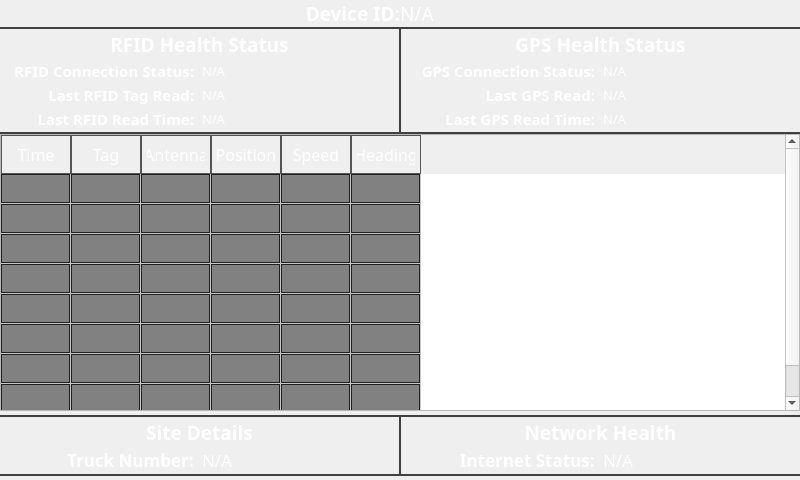
<?xml version="1.0" encoding="UTF-8"?>
<ui version="4.0">
 <class>OverviewScreen</class>
 <widget class="QWidget" name="OverviewScreen">
  <property name="geometry">
   <rect>
    <x>0</x>
    <y>0</y>
    <width>800</width>
    <height>480</height>
   </rect>
  </property>
  <property name="minimumSize">
   <size>
    <width>790</width>
    <height>420</height>
   </size>
  </property>
  <property name="windowTitle">
   <string>Overview</string>
  </property>
  <property name="styleSheet">
   <string notr="true"/>
  </property>
  <layout class="QVBoxLayout" name="verticalLayout_20">
   <property name="spacing">
    <number>0</number>
   </property>
   <property name="leftMargin">
    <number>0</number>
   </property>
   <property name="topMargin">
    <number>0</number>
   </property>
   <property name="rightMargin">
    <number>0</number>
   </property>
   <property name="bottomMargin">
    <number>0</number>
   </property>
   <item>
    <layout class="QVBoxLayout" name="verticalLayout">
     <item>
      <layout class="QHBoxLayout" name="horizontalLayout_13">
       <item>
        <widget class="QLabel" name="label_24">
         <property name="font">
          <font>
           <family>Gilroy</family>
           <pointsize>14</pointsize>
           <bold>true</bold>
          </font>
         </property>
         <property name="styleSheet">
          <string notr="true">color: #ffffff;</string>
         </property>
         <property name="text">
          <string>Device ID:</string>
         </property>
         <property name="alignment">
          <set>Qt::AlignmentFlag::AlignRight|Qt::AlignmentFlag::AlignTrailing|Qt::AlignmentFlag::AlignVCenter</set>
         </property>
        </widget>
       </item>
       <item>
        <widget class="QLabel" name="device_id">
         <property name="font">
          <font>
           <family>Gilroy</family>
           <pointsize>14</pointsize>
           <bold>false</bold>
          </font>
         </property>
         <property name="styleSheet">
          <string notr="true">color: #ffffff;</string>
         </property>
         <property name="text">
          <string>N/A</string>
         </property>
         <property name="alignment">
          <set>Qt::AlignmentFlag::AlignLeading|Qt::AlignmentFlag::AlignLeft|Qt::AlignmentFlag::AlignVCenter</set>
         </property>
        </widget>
       </item>
      </layout>
     </item>
     <item>
      <layout class="QHBoxLayout" name="horizontalLayout">
       <property name="spacing">
        <number>0</number>
       </property>
       <property name="leftMargin">
        <number>0</number>
       </property>
       <property name="topMargin">
        <number>0</number>
       </property>
       <property name="rightMargin">
        <number>0</number>
       </property>
       <property name="bottomMargin">
        <number>0</number>
       </property>
       <item>
        <widget class="QWidget" name="widget_4" native="true">
         <property name="styleSheet">
          <string notr="true">#widget_4{
	border: 2px solid #404040;
    border-right: 0px;
    border-left: 0px;
}</string>
         </property>
         <layout class="QVBoxLayout" name="verticalLayout_1">
          <property name="spacing">
           <number>2</number>
          </property>
          <property name="leftMargin">
           <number>0</number>
          </property>
          <property name="topMargin">
           <number>4</number>
          </property>
          <property name="rightMargin">
           <number>0</number>
          </property>
          <property name="bottomMargin">
           <number>4</number>
          </property>
          <item>
           <widget class="QLabel" name="label">
            <property name="font">
             <font>
              <family>Gilroy</family>
              <pointsize>14</pointsize>
              <bold>true</bold>
             </font>
            </property>
            <property name="styleSheet">
             <string notr="true">color: #ffffff;
border-bottom: 2px solid #404040;</string>
            </property>
            <property name="text">
             <string>RFID Health Status</string>
            </property>
            <property name="alignment">
             <set>Qt::AlignmentFlag::AlignCenter</set>
            </property>
           </widget>
          </item>
          <item>
           <widget class="QWidget" name="widget_1" native="true">
            <property name="styleSheet">
             <string notr="true"/>
            </property>
            <layout class="QHBoxLayout" name="horizontalLayout_5">
             <property name="spacing">
              <number>4</number>
             </property>
             <property name="leftMargin">
              <number>0</number>
             </property>
             <property name="topMargin">
              <number>0</number>
             </property>
             <property name="rightMargin">
              <number>0</number>
             </property>
             <property name="bottomMargin">
              <number>0</number>
             </property>
             <item>
              <widget class="QLabel" name="label_3">
               <property name="font">
                <font>
                 <family>Gilroy</family>
                 <pointsize>11</pointsize>
                 <bold>true</bold>
                </font>
               </property>
               <property name="styleSheet">
                <string notr="true">color: #ffffff;</string>
               </property>
               <property name="text">
                <string>RFID Connection Status: </string>
               </property>
               <property name="alignment">
                <set>Qt::AlignmentFlag::AlignRight|Qt::AlignmentFlag::AlignTrailing|Qt::AlignmentFlag::AlignVCenter</set>
               </property>
              </widget>
             </item>
             <item>
              <widget class="QLabel" name="rfid_connection_status">
               <property name="font">
                <font>
                 <family>Gilroy</family>
                 <pointsize>10</pointsize>
                </font>
               </property>
               <property name="styleSheet">
                <string notr="true">color: #ffffff;</string>
               </property>
               <property name="text">
                <string>N/A</string>
               </property>
              </widget>
             </item>
            </layout>
           </widget>
          </item>
          <item>
           <widget class="QWidget" name="widget_2" native="true">
            <property name="styleSheet">
             <string notr="true"/>
            </property>
            <layout class="QHBoxLayout" name="horizontalLayout_4">
             <property name="spacing">
              <number>4</number>
             </property>
             <property name="leftMargin">
              <number>0</number>
             </property>
             <property name="topMargin">
              <number>0</number>
             </property>
             <property name="rightMargin">
              <number>0</number>
             </property>
             <property name="bottomMargin">
              <number>0</number>
             </property>
             <item>
              <widget class="QLabel" name="label_5">
               <property name="font">
                <font>
                 <family>Gilroy</family>
                 <pointsize>11</pointsize>
                 <bold>true</bold>
                </font>
               </property>
               <property name="styleSheet">
                <string notr="true">color: #ffffff;</string>
               </property>
               <property name="text">
                <string>Last RFID Tag Read: </string>
               </property>
               <property name="alignment">
                <set>Qt::AlignmentFlag::AlignRight|Qt::AlignmentFlag::AlignTrailing|Qt::AlignmentFlag::AlignVCenter</set>
               </property>
              </widget>
             </item>
             <item>
              <widget class="QLabel" name="last_rfid_read">
               <property name="font">
                <font>
                 <family>Gilroy</family>
                 <pointsize>10</pointsize>
                </font>
               </property>
               <property name="styleSheet">
                <string notr="true">color: #ffffff;</string>
               </property>
               <property name="text">
                <string>N/A</string>
               </property>
              </widget>
             </item>
            </layout>
           </widget>
          </item>
          <item>
           <widget class="QWidget" name="widget_3" native="true">
            <property name="styleSheet">
             <string notr="true"/>
            </property>
            <layout class="QHBoxLayout" name="horizontalLayout_3">
             <property name="spacing">
              <number>4</number>
             </property>
             <property name="leftMargin">
              <number>0</number>
             </property>
             <property name="topMargin">
              <number>0</number>
             </property>
             <property name="rightMargin">
              <number>0</number>
             </property>
             <property name="bottomMargin">
              <number>0</number>
             </property>
             <item>
              <widget class="QLabel" name="label_7">
               <property name="font">
                <font>
                 <family>Gilroy</family>
                 <pointsize>11</pointsize>
                 <bold>true</bold>
                </font>
               </property>
               <property name="styleSheet">
                <string notr="true">color: #ffffff;</string>
               </property>
               <property name="text">
                <string>Last RFID Read Time: </string>
               </property>
               <property name="alignment">
                <set>Qt::AlignmentFlag::AlignRight|Qt::AlignmentFlag::AlignTrailing|Qt::AlignmentFlag::AlignVCenter</set>
               </property>
              </widget>
             </item>
             <item>
              <widget class="QLabel" name="last_rfid_time">
               <property name="font">
                <font>
                 <family>Gilroy</family>
                 <pointsize>10</pointsize>
                </font>
               </property>
               <property name="styleSheet">
                <string notr="true">color: #ffffff;</string>
               </property>
               <property name="text">
                <string>N/A</string>
               </property>
              </widget>
             </item>
            </layout>
           </widget>
          </item>
         </layout>
        </widget>
       </item>
       <item>
        <widget class="QFrame" name="vDivider">
         <property name="minimumSize">
          <size>
           <width>2</width>
           <height>0</height>
          </size>
         </property>
         <property name="maximumSize">
          <size>
           <width>2</width>
           <height>16777215</height>
          </size>
         </property>
         <property name="styleSheet">
          <string notr="true">QFrame#vDivider { background-color: #404040; }</string>
         </property>
         <property name="frameShape">
          <enum>QFrame::Shape::NoFrame</enum>
         </property>
        </widget>
       </item>
       <item>
        <widget class="QWidget" name="widget_5" native="true">
         <property name="styleSheet">
          <string notr="true">#widget_5{
	border: 2px solid #404040;
    border-left: 0px;
    border-right: 0px;
}</string>
         </property>
         <layout class="QVBoxLayout" name="verticalLayout_3">
          <property name="spacing">
           <number>2</number>
          </property>
          <property name="leftMargin">
           <number>0</number>
          </property>
          <property name="topMargin">
           <number>4</number>
          </property>
          <property name="rightMargin">
           <number>0</number>
          </property>
          <property name="bottomMargin">
           <number>4</number>
          </property>
          <item>
           <widget class="QLabel" name="label_2">
            <property name="font">
             <font>
              <family>Gilroy</family>
              <pointsize>14</pointsize>
              <bold>true</bold>
             </font>
            </property>
            <property name="styleSheet">
             <string notr="true">color: #ffffff;
border-bottom: 2px solid #404040;</string>
            </property>
            <property name="text">
             <string>GPS Health Status</string>
            </property>
            <property name="alignment">
             <set>Qt::AlignmentFlag::AlignCenter</set>
            </property>
           </widget>
          </item>
          <item>
           <widget class="QWidget" name="widget_6" native="true">
            <layout class="QHBoxLayout" name="horizontalLayout_8">
             <property name="spacing">
              <number>4</number>
             </property>
             <property name="leftMargin">
              <number>0</number>
             </property>
             <property name="topMargin">
              <number>0</number>
             </property>
             <property name="rightMargin">
              <number>0</number>
             </property>
             <property name="bottomMargin">
              <number>0</number>
             </property>
             <item>
              <widget class="QLabel" name="label_9">
               <property name="font">
                <font>
                 <family>Gilroy</family>
                 <pointsize>11</pointsize>
                 <bold>true</bold>
                </font>
               </property>
               <property name="styleSheet">
                <string notr="true">color: #ffffff;</string>
               </property>
               <property name="text">
                <string>GPS Connection Status: </string>
               </property>
               <property name="alignment">
                <set>Qt::AlignmentFlag::AlignRight|Qt::AlignmentFlag::AlignTrailing|Qt::AlignmentFlag::AlignVCenter</set>
               </property>
              </widget>
             </item>
             <item>
              <widget class="QLabel" name="gps_connection_status">
               <property name="font">
                <font>
                 <family>Gilroy</family>
                 <pointsize>10</pointsize>
                </font>
               </property>
               <property name="styleSheet">
                <string notr="true">color: #ffffff;</string>
               </property>
               <property name="text">
                <string>N/A</string>
               </property>
              </widget>
             </item>
            </layout>
           </widget>
          </item>
          <item>
           <widget class="QWidget" name="widget_7" native="true">
            <layout class="QHBoxLayout" name="horizontalLayout_7">
             <property name="spacing">
              <number>4</number>
             </property>
             <property name="leftMargin">
              <number>0</number>
             </property>
             <property name="topMargin">
              <number>0</number>
             </property>
             <property name="rightMargin">
              <number>0</number>
             </property>
             <property name="bottomMargin">
              <number>0</number>
             </property>
             <item>
              <widget class="QLabel" name="label_11">
               <property name="font">
                <font>
                 <family>Gilroy</family>
                 <pointsize>11</pointsize>
                 <bold>true</bold>
                </font>
               </property>
               <property name="styleSheet">
                <string notr="true">color: #ffffff;</string>
               </property>
               <property name="text">
                <string>Last GPS Read: </string>
               </property>
               <property name="alignment">
                <set>Qt::AlignmentFlag::AlignRight|Qt::AlignmentFlag::AlignTrailing|Qt::AlignmentFlag::AlignVCenter</set>
               </property>
              </widget>
             </item>
             <item>
              <widget class="QLabel" name="last_gps_read">
               <property name="font">
                <font>
                 <family>Gilroy</family>
                 <pointsize>10</pointsize>
                </font>
               </property>
               <property name="styleSheet">
                <string notr="true">color: #ffffff;</string>
               </property>
               <property name="text">
                <string>N/A</string>
               </property>
              </widget>
             </item>
            </layout>
           </widget>
          </item>
          <item>
           <widget class="QWidget" name="widget_8" native="true">
            <layout class="QHBoxLayout" name="horizontalLayout_6">
             <property name="spacing">
              <number>4</number>
             </property>
             <property name="leftMargin">
              <number>0</number>
             </property>
             <property name="topMargin">
              <number>0</number>
             </property>
             <property name="rightMargin">
              <number>0</number>
             </property>
             <property name="bottomMargin">
              <number>0</number>
             </property>
             <item>
              <widget class="QLabel" name="label_13">
               <property name="font">
                <font>
                 <family>Gilroy</family>
                 <pointsize>11</pointsize>
                 <bold>true</bold>
                </font>
               </property>
               <property name="styleSheet">
                <string notr="true">color: #ffffff;</string>
               </property>
               <property name="text">
                <string>Last GPS Read Time: </string>
               </property>
               <property name="alignment">
                <set>Qt::AlignmentFlag::AlignRight|Qt::AlignmentFlag::AlignTrailing|Qt::AlignmentFlag::AlignVCenter</set>
               </property>
              </widget>
             </item>
             <item>
              <widget class="QLabel" name="last_gps_time">
               <property name="font">
                <font>
                 <family>Gilroy</family>
                 <pointsize>10</pointsize>
                </font>
               </property>
               <property name="styleSheet">
                <string notr="true">color: #ffffff;</string>
               </property>
               <property name="text">
                <string>N/A</string>
               </property>
              </widget>
             </item>
            </layout>
           </widget>
          </item>
         </layout>
        </widget>
       </item>
      </layout>
     </item>
     <item>
      <widget class="QTableWidget" name="tableWidget">
       <property name="styleSheet">
        <string notr="true">
        QHeaderView::section {  
            background-color: qlineargradient(spread:pad, x1:0, y1:0, x2:0, y2:1,   
                                            stop:0 #777777, stop:1 #000000);
            color: white;  
            padding: 5px;
            font: 16px bold;
            border: 1px solid #555;  
        }  
        QTableWidget::item {
            background-color: rgba(40, 40, 40, 150);  
            color: white;
            border: 1px solid #202020;
            padding: 3px  
        }  
        /*QTableWidget::item:selected {  
            background-color: #336699;  
            
        } */</string>
       </property>
       <property name="editTriggers">
        <set>QAbstractItemView::EditTrigger::NoEditTriggers</set>
       </property>
       <property name="rowCount">
        <number>8</number>
       </property>
       <property name="columnCount">
        <number>6</number>
       </property>
       <attribute name="horizontalHeaderVisible">
        <bool>true</bool>
       </attribute>
       <attribute name="horizontalHeaderCascadingSectionResizes">
        <bool>true</bool>
       </attribute>
       <attribute name="horizontalHeaderMinimumSectionSize">
        <number>70</number>
       </attribute>
       <attribute name="horizontalHeaderDefaultSectionSize">
        <number>70</number>
       </attribute>
       <attribute name="horizontalHeaderHighlightSections">
        <bool>true</bool>
       </attribute>
       <attribute name="horizontalHeaderShowSortIndicator" stdset="0">
        <bool>false</bool>
       </attribute>
       <attribute name="horizontalHeaderStretchLastSection">
        <bool>false</bool>
       </attribute>
       <attribute name="verticalHeaderVisible">
        <bool>false</bool>
       </attribute>
       <attribute name="verticalHeaderHighlightSections">
        <bool>true</bool>
       </attribute>
       <row/>
       <row/>
       <row/>
       <row/>
       <row/>
       <row/>
       <row/>
       <row/>
       <column>
        <property name="text">
         <string>Time</string>
        </property>
       </column>
       <column>
        <property name="text">
         <string>Tag</string>
        </property>
       </column>
       <column>
        <property name="text">
         <string>Antenna</string>
        </property>
       </column>
       <column>
        <property name="text">
         <string>Position</string>
        </property>
       </column>
       <column>
        <property name="text">
         <string>Speed</string>
        </property>
       </column>
       <column>
        <property name="text">
         <string>Heading</string>
        </property>
       </column>
      </widget>
     </item>
     <item>
      <layout class="QHBoxLayout" name="horizontalLayout_2">
       <property name="spacing">
        <number>0</number>
       </property>
       <property name="leftMargin">
        <number>0</number>
       </property>
       <property name="topMargin">
        <number>4</number>
       </property>
       <property name="rightMargin">
        <number>0</number>
       </property>
       <property name="bottomMargin">
        <number>4</number>
       </property>
       <item>
        <widget class="QWidget" name="widget_9" native="true">
         <property name="styleSheet">
          <string notr="true">#widget_9{
	border: 2px solid #404040;
    border-right: 0px;
    border-left: 0px;
}</string>
         </property>
         <layout class="QVBoxLayout" name="verticalLayout_4" stretch="0,0">
          <property name="spacing">
           <number>2</number>
          </property>
          <property name="leftMargin">
           <number>0</number>
          </property>
          <property name="topMargin">
           <number>4</number>
          </property>
          <property name="rightMargin">
           <number>0</number>
          </property>
          <property name="bottomMargin">
           <number>4</number>
          </property>
          <item>
           <widget class="QLabel" name="label_15">
            <property name="font">
             <font>
              <family>Gilroy</family>
              <pointsize>14</pointsize>
              <bold>true</bold>
             </font>
            </property>
            <property name="styleSheet">
             <string notr="true">color: #ffffff;</string>
            </property>
            <property name="text">
             <string>Site Details</string>
            </property>
            <property name="alignment">
             <set>Qt::AlignmentFlag::AlignCenter</set>
            </property>
           </widget>
          </item>
          <item>
           <widget class="QWidget" name="widget_10" native="true">
            <layout class="QHBoxLayout" name="horizontalLayout_10">
             <property name="spacing">
              <number>4</number>
             </property>
             <property name="leftMargin">
              <number>0</number>
             </property>
             <property name="topMargin">
              <number>0</number>
             </property>
             <property name="rightMargin">
              <number>0</number>
             </property>
             <property name="bottomMargin">
              <number>0</number>
             </property>
             <item>
              <widget class="QLabel" name="label_16">
               <property name="font">
                <font>
                 <family>Gilroy</family>
                 <pointsize>13</pointsize>
                 <bold>true</bold>
                </font>
               </property>
               <property name="styleSheet">
                <string notr="true">color: #ffffff;</string>
               </property>
               <property name="text">
                <string>Truck Number: </string>
               </property>
               <property name="alignment">
                <set>Qt::AlignmentFlag::AlignRight|Qt::AlignmentFlag::AlignTrailing|Qt::AlignmentFlag::AlignVCenter</set>
               </property>
              </widget>
             </item>
             <item>
              <widget class="QLabel" name="truck_number">
               <property name="font">
                <font>
                 <family>Gilroy</family>
                 <pointsize>13</pointsize>
                </font>
               </property>
               <property name="styleSheet">
                <string notr="true">color: #ffffff;</string>
               </property>
               <property name="text">
                <string>N/A</string>
               </property>
              </widget>
             </item>
            </layout>
           </widget>
          </item>
         </layout>
        </widget>
       </item>
       <item>
        <widget class="QFrame" name="vDivider2">
         <property name="minimumSize">
          <size>
           <width>2</width>
           <height>0</height>
          </size>
         </property>
         <property name="maximumSize">
          <size>
           <width>2</width>
           <height>16777215</height>
          </size>
         </property>
         <property name="styleSheet">
          <string notr="true">QFrame#vDivider2 { background-color: #404040; }</string>
         </property>
         <property name="frameShape">
          <enum>QFrame::Shape::NoFrame</enum>
         </property>
        </widget>
       </item>
       <item>
        <widget class="QWidget" name="widget_12" native="true">
         <property name="styleSheet">
          <string notr="true">#widget_12{
	border: 2px solid #404040;
    border-right: 0px;
    border-left: 0px;
}</string>
         </property>
         <layout class="QVBoxLayout" name="verticalLayout_5" stretch="0,0">
          <property name="spacing">
           <number>2</number>
          </property>
          <property name="leftMargin">
           <number>0</number>
          </property>
          <property name="topMargin">
           <number>4</number>
          </property>
          <property name="rightMargin">
           <number>0</number>
          </property>
          <property name="bottomMargin">
           <number>4</number>
          </property>
          <item>
           <widget class="QLabel" name="label_20">
            <property name="font">
             <font>
              <family>Gilroy</family>
              <pointsize>14</pointsize>
              <bold>true</bold>
             </font>
            </property>
            <property name="styleSheet">
             <string notr="true">color: #ffffff;</string>
            </property>
            <property name="text">
             <string>Network Health</string>
            </property>
            <property name="alignment">
             <set>Qt::AlignmentFlag::AlignCenter</set>
            </property>
           </widget>
          </item>
          <item>
           <widget class="QWidget" name="widget_14" native="true">
            <layout class="QHBoxLayout" name="horizontalLayout_12">
             <property name="spacing">
              <number>4</number>
             </property>
             <property name="leftMargin">
              <number>0</number>
             </property>
             <property name="topMargin">
              <number>0</number>
             </property>
             <property name="rightMargin">
              <number>0</number>
             </property>
             <property name="bottomMargin">
              <number>0</number>
             </property>
             <item>
              <widget class="QLabel" name="label_21">
               <property name="font">
                <font>
                 <family>Gilroy</family>
                 <pointsize>13</pointsize>
                 <bold>true</bold>
                </font>
               </property>
               <property name="styleSheet">
                <string notr="true">color: #ffffff;</string>
               </property>
               <property name="text">
                <string>Internet Status: </string>
               </property>
               <property name="alignment">
                <set>Qt::AlignmentFlag::AlignRight|Qt::AlignmentFlag::AlignTrailing|Qt::AlignmentFlag::AlignVCenter</set>
               </property>
              </widget>
             </item>
             <item>
              <widget class="QLabel" name="internet_status">
               <property name="font">
                <font>
                 <family>Gilroy</family>
                 <pointsize>13</pointsize>
                </font>
               </property>
               <property name="styleSheet">
                <string notr="true">color: #ffffff;</string>
               </property>
               <property name="text">
                <string>N/A</string>
               </property>
              </widget>
             </item>
            </layout>
           </widget>
          </item>
         </layout>
        </widget>
       </item>
      </layout>
     </item>
    </layout>
   </item>
  </layout>
 </widget>
 <resources>
  <include location="../pl.qrc"/>
 </resources>
 <connections/>
</ui>
